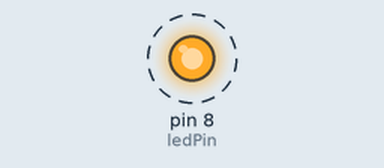
A sketch run on a simulated Arduino Uno, built with avr-gcc and run on an emulated ATmega328P. Parts: output pins drawn as LEDs (lit = HIGH). Dashed ring = blinking.

Above: at 0.2 s.
Timing chart, 0 to 3.5 s (numbered marks = the images above):
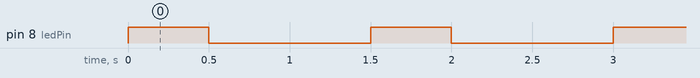

Measured:
- by itself, pin 8 (ledPin): alternates HIGH for 0.50 s and LOW for 1.0 s

The sketch:

ReadSerial.ino
```cpp
const int ledPin = 8;

void setup(){
  pinMode(ledPin, OUTPUT);
  Serial.begin(9600);
}

void loop(){
  //if (Serial.available())  {
     //light((int)Serial.read() - 0);
     //light(1);
  //}
  digitalWrite(ledPin, HIGH);
  delay(500);
  digitalWrite(ledPin, LOW);
  delay(500);
  delay(500);

}

void light(int n){
  for (int i = 0; i < n; i++)  {
    digitalWrite(ledPin, HIGH);
    delay(500);
    digitalWrite(ledPin, LOW);
    delay(500);
  }
}
```
